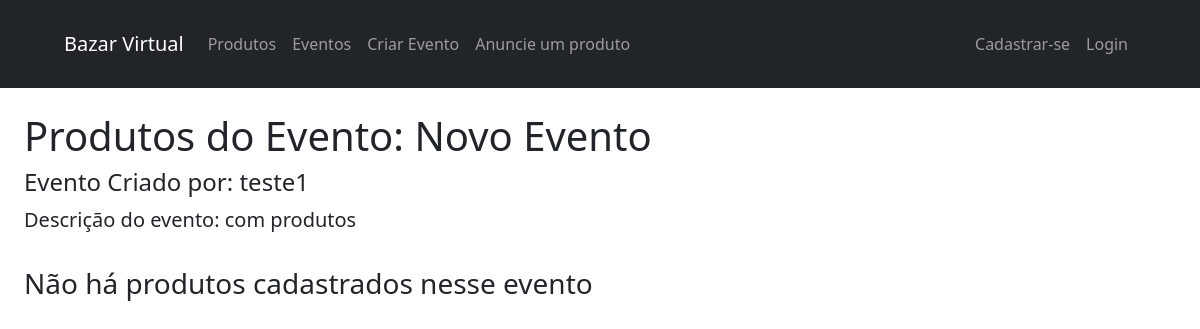
The app's page /eventos/1/, older data.
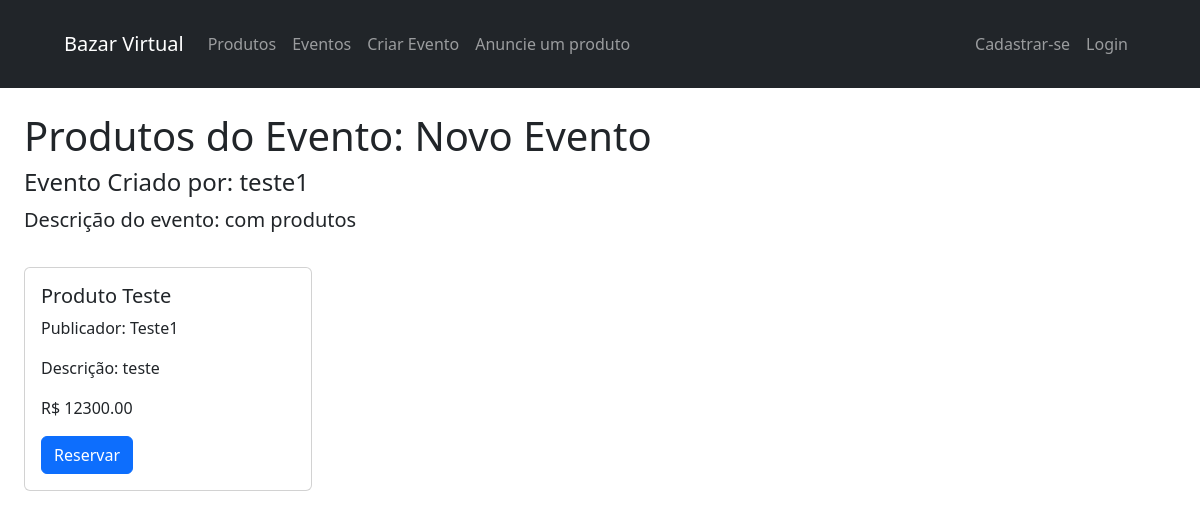
The same page, newer data.
### plataform/models.py (models this page shows, shortened)
class Produto(models.Model):
    usuario = models.ForeignKey(Usuario, on_delete=models.CASCADE)
    evento = models.ForeignKey(Evento, on_delete=models.CASCADE)
    descricao = models.CharField(max_length=200)
    nome = models.CharField(max_length=50)
    preco = models.DecimalField(max_digits=9, decimal_places=2)
    ehReservado = models.BooleanField(default=False)

class Usuario(models.Model):
    user = models.OneToOneField(User, on_delete=models.CASCADE)
    def __str__(self):
        return f"{self.user.username}"

### plataform/views.py (the view)
# urls.py: path('eventos/<int:evento_id>/', views.EventoProdutos, name='eventoProdutos'),
def EventoProdutos(request, evento_id):
    evento = Evento.objects.get(id = evento_id)
    produtos = Produto.objects.filter(evento_id = evento_id).exclude(ehReservado = True)
    return render(request, 'eventos/show.html', {'evento': evento ,'produtos': produtos})

### plataform/templates/eventos/show.html (shortened to what this page needs)
{% extends 'layouts/index.html' %}
{% load static %}
{% block content %}
    <main class="container-fluid px-4 mb-5">
        <div class="d-flex flex-row justify-content-between align-items-center mb-2 flex-wrap">
            <div>
                <h2 class="fs-1">Produtos do Evento: {{evento.nome | title}}</h2>
                <h3 class="fs-4">Evento Criado por: {{evento.usuario}}</h3>
                <p class="mb-4 fs-5">Descrição do evento: {{evento.descricao}}</p>
            </div>
        </div>
        <section class="d-flex flex-row flex-wrap align-items-start gap-2">
        {% if produtos %}
            {% for produto in produtos %}
                    <div class="card" style="width: 18rem;">
                        <div class="card-body">
                        <h5 class="card-title">{{produto.nome | title}}</h5>
                        <p class="card-text">Publicador: {{produto.usuario | title}}</p>
                        <p class="card-text">Descrição: {{produto.descricao}}</p>
                        <p class="card-text">R$ {{produto.preco}}</p>
                        {% if request.user.usuario %}
                            <a href="{% url 'plataform:reservar' produto.id %}" class="btn btn-primary">Reservar</a>
                        {% else %}
                            <a href="{% url 'plataform:login' %}" class="btn btn-primary">Reservar</a>
                        {% endif %}
                        </div>
                    </div>
            {% endfor %}
        {% else %}
                <h3>Não há produtos cadastrados nesse evento</h3>
        {% endif %}
        </section>
{% endblock %}}

Row changes from the older to the newer data that the page shows:
added Produto: nome "Produto Teste", usuario "Teste1", descricao "teste", preco "12300.00"
Text that changed along with them:
text no longer shown: "Não há produtos cadastrados nesse evento"
